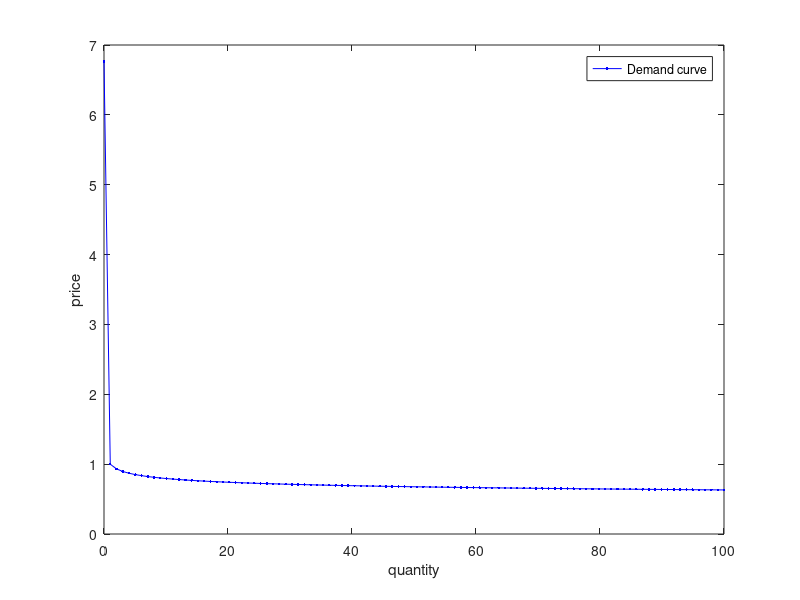

Write MATLAB code to recreate this figure. (Note: this script raises an error after producing the figure.)
clc;clear;close all

E = -10; % inelastic good, demand curve
C = 1;
q = linspace(0,100,100);
P = C*q.^(1/E);
P(P>=10*median(P)) = 10*median(P);

plot(q,P,'Color','b','Marker','.');
xlabel('quantity');
ylabel('price');
legend('Demand curve');
titleStr = sprintf(...
'Constant elasticity demand curve with E = %1.4f and C = %1.4f%',...
  E,C);
title(titleStr);
